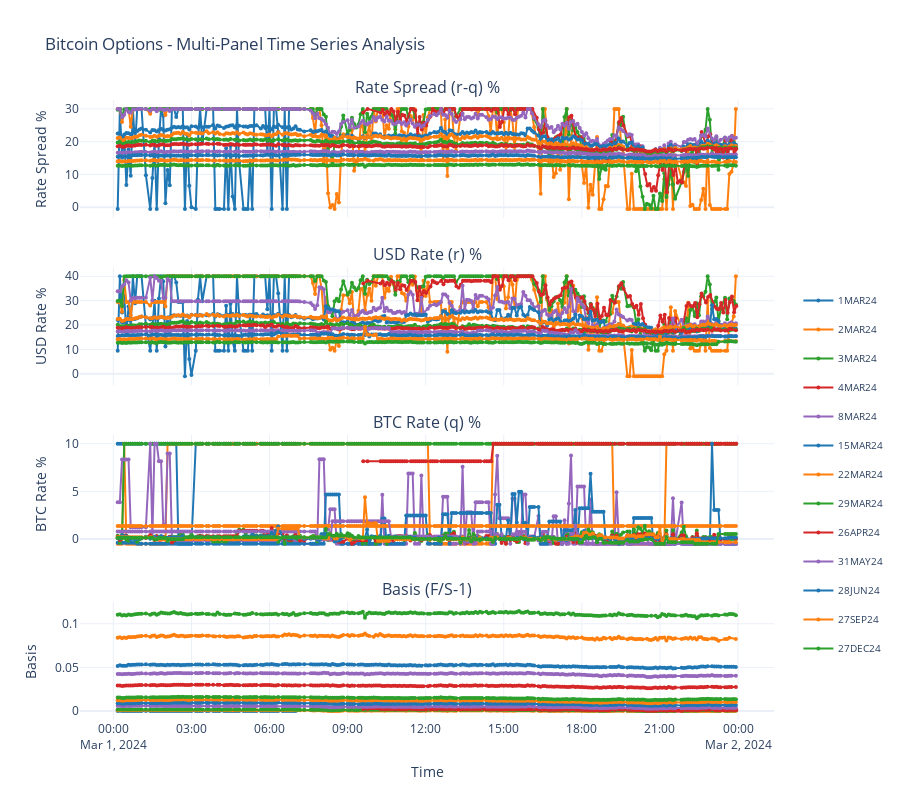

The cell this chart's notebook holds for it:
### Code cell
# Multi-panel visualization
# Plot rate spread, USD rate, BTC rate, and basis across time for each expiry

if not df_results.is_empty() and len(df_results) > 1:
    from plotly.subplots import make_subplots
    
    print("📊 MULTI-PANEL VISUALIZATION")
    
    # Create 4-panel subplot
    fig = make_subplots(
        rows=4, cols=1,
        subplot_titles=['Rate Spread (r-q) %', 'USD Rate (r) %', 'BTC Rate (q) %', 'Basis (F/S-1)'],
        vertical_spacing=0.08,
        shared_xaxes=True
    )
    
    colors = ['#1f77b4', '#ff7f0e', '#2ca02c', '#d62728', '#9467bd']
    
    # Plot data for each expiry
    for i, expiry in enumerate(symbol_manager.get_sorted_expiries()):
        expiry_data = df_results.filter(pl.col('expiry') == expiry).sort('timestamp')
        
        if not expiry_data.is_empty():
            color = colors[i % len(colors)]
            times = expiry_data['timestamp'].to_list()
            
            # Calculate basis (F/S - 1)
            basis_data = ((expiry_data['F'] / expiry_data['S']) - 1).to_list()
            
            # Panel data
            panels_data = [
                (expiry_data['rate_spread'] * 100).to_list(),  # Rate spread
                (expiry_data['r'] * 100).to_list(),            # USD rate
                (expiry_data['q'] * 100).to_list(),            # BTC rate  
                basis_data                                     # Basis (F/S-1)
            ]
            
            # Add traces for each panel
            for panel, data in enumerate(panels_data, 1):
                fig.add_trace(go.Scatter(
                    x=times,
                    y=data,
                    mode='lines+markers',
                    name=expiry,
                    line=dict(color=color, width=2),
                    marker=dict(size=4),
                    showlegend=(panel == 1),  # Show legend only for first panel
                    legendgroup=expiry        # Group traces by expiry
                ), row=panel, col=1)
    
    # Update layout
    fig.update_layout(
        title="Bitcoin Options - Multi-Panel Time Series Analysis",
        height=800,
        template='plotly_white',
        legend=dict(orientation="v", y=0.7, x=1.1, xanchor="center", font=dict(size=10))
    )
    
    # Update y-axis titles
    fig.update_yaxes(title_text="Rate Spread %", row=1, col=1)
    fig.update_yaxes(title_text="USD Rate %", row=2, col=1)
    fig.update_yaxes(title_text="BTC Rate %", row=3, col=1)
    fig.update_yaxes(title_text="Basis", row=4, col=1)
    fig.update_xaxes(title_text="Time", row=4, col=1)
    
    fig.show()
    print("✅ Visualization complete!")
    
else:
    print("📊 Insufficient data for visualization")

### Figure 1 — Plotly figure (JSON) as saved in the notebook; plotly's stock layout.template omitted (floating-point values rounded to 4 significant figures; data arrays with more than 128 entries replaced by an {"elided": "..."} marker saying what was removed)
{"data": [{"legendgroup": "1MAR24", "line": {"color": "#1f77b4", "width": 2}, "marker": {"size": 4}, "mode": "lines+markers", "name": "1MAR24", "showlegend": true, "type": "scatter", "x": ["2024-03-01T00:10:00", "2024-03-01T00:15:00", "2024-03-01T00:20:00", "2024-03-01T00:25:00", "2024-03-01T00:30:00", "2024-03-01T00:35:00", "2024-03-01T00:40:00", "2024-03-01T00:45:00", "2024-03-01T00:50:00", "2024-03-01T00:55:00", "2024-03-01T01:00:00", "2024-03-01T01:05:00", "2024-03-01T01:15:00", "2024-03-01T01:25:00", "2024-03-01T01:30:00", "2024-03-01T01:35:00", "2024-03-01T01:40:00", "2024-03-01T01:45:00", "2024-03-01T01:50:00", "2024-03-01T01:55:00", "2024-03-01T02:00:00", "2024-03-01T02:05:00", "2024-03-01T02:10:00", "2024-03-01T02:15:00", "2024-03-01T02:20:00", "2024-03-01T02:25:00", "2024-03-01T02:30:00", "2024-03-01T02:35:00", "2024-03-01T02:40:00", "2024-03-01T02:45:00", "2024-03-01T02:50:00", "2024-03-01T02:55:00", "2024-03-01T03:00:00", "2024-03-01T03:10:00", "2024-03-01T03:15:00", "2024-03-01T03:20:00", "2024-03-01T03:25:00", "2024-03-01T03:35:00", "2024-03-01T03:40:00", "2024-03-01T03:50:00", "2024-03-01T03:55:00", "2024-03-01T04:00:00", "2024-03-01T04:05:00", "2024-03-01T04:15:00", "2024-03-01T04:20:00", "2024-03-01T04:25:00", "2024-03-01T04:30:00", "2024-03-01T04:35:00", "2024-03-01T04:40:00", "2024-03-01T04:45:00", "2024-03-01T04:50:00", "2024-03-01T05:00:00", "2024-03-01T05:05:00", "2024-03-01T05:10:00", "2024-03-01T05:15:00", "2024-03-01T05:20:00", "2024-03-01T05:25:00", "2024-03-01T05:30:00", "2024-03-01T05:40:00", "2024-03-01T05:45:00", "2024-03-01T05:50:00", "2024-03-01T05:55:00", "2024-03-01T06:00:00", "2024-03-01T06:05:00", "2024-03-01T06:10:00", "2024-03-01T06:15:00", "2024-03-01T06:20:00", "2024-03-01T06:30:00", "2024-03-01T06:35:00", "2024-03-01T06:40:00", "2024-03-01T06:45:00", "2024-03-01T06:50:00", "2024-03-01T06:55:00", "2024-03-01T07:00:00"], "xaxis": "x", "y": [-0.5, 30.0, 15.12, 22.18, 6.786, 17.65, 9.574, 30.0, 18.91, 30.0, 30.0, 30.0, 9.796, -0.5, 8.924, 20.01, -0.5, 20.86, 30.0, 27.93, 1.239, 11.39, 6.691, 30.0, 30.0, 27.49, 30.0, 30.0, 30.0, -0.4975, 22.17, 6.549, 0.001551, -0.5, 20.49, 30.0, 19.73, 30.0, 30.0, 30.0, -0.4969, -0.4969, -0.5048, -0.5048, 17.96, -0.5, 18.79, 3.265, -0.5, 30.0, 13.68, -0.5, -0.5, -0.5, 14.26, -0.4998, 30.0, 30.0, 30.0, 29.99, 30.0, 16.45, 30.0, -0.5, 30.0, 30.0, 23.01, -0.4995, 30.0, -0.4997, 30.0, 30.0, 30.0, 30.0], "yaxis": "y"}, {"legendgroup": "1MAR24", "line": {"color": "#1f77b4", "width": 2}, "marker": {"size": 4}, "mode": "lines+markers", "name": "1MAR24", "showlegend": false, "type": "scatter", "x": ["2024-03-01T00:10:00", "2024-03-01T00:15:00", "2024-03-01T00:20:00", "2024-03-01T00:25:00", "2024-03-01T00:30:00", "2024-03-01T00:35:00", "2024-03-01T00:40:00", "2024-03-01T00:45:00", "2024-03-01T00:50:00", "2024-03-01T00:55:00", "2024-03-01T01:00:00", "2024-03-01T01:05:00", "2024-03-01T01:15:00", "2024-03-01T01:25:00", "2024-03-01T01:30:00", "2024-03-01T01:35:00", "2024-03-01T01:40:00", "2024-03-01T01:45:00", "2024-03-01T01:50:00", "2024-03-01T01:55:00", "2024-03-01T02:00:00", "2024-03-01T02:05:00", "2024-03-01T02:10:00", "2024-03-01T02:15:00", "2024-03-01T02:20:00", "2024-03-01T02:25:00", "2024-03-01T02:30:00", "2024-03-01T02:35:00", "2024-03-01T02:40:00", "2024-03-01T02:45:00", "2024-03-01T02:50:00", "2024-03-01T02:55:00", "2024-03-01T03:00:00", "2024-03-01T03:10:00", "2024-03-01T03:15:00", "2024-03-01T03:20:00", "2024-03-01T03:25:00", "2024-03-01T03:35:00", "2024-03-01T03:40:00", "2024-03-01T03:50:00", "2024-03-01T03:55:00", "2024-03-01T04:00:00", "2024-03-01T04:05:00", "2024-03-01T04:15:00", "2024-03-01T04:20:00", "2024-03-01T04:25:00", "2024-03-01T04:30:00", "2024-03-01T04:35:00", "2024-03-01T04:40:00", "2024-03-01T04:45:00", "2024-03-01T04:50:00", "2024-03-01T05:00:00", "2024-03-01T05:05:00", "2024-03-01T05:10:00", "2024-03-01T05:15:00", "2024-03-01T05:20:00", "2024-03-01T05:25:00", "2024-03-01T05:30:00", "2024-03-01T05:40:00", "2024-03-01T05:45:00", "2024-03-01T05:50:00", "2024-03-01T05:55:00", "2024-03-01T06:00:00", "2024-03-01T06:05:00", "2024-03-01T06:10:00", "2024-03-01T06:15:00", "2024-03-01T06:20:00", "2024-03-01T06:30:00", "2024-03-01T06:35:00", "2024-03-01T06:40:00", "2024-03-01T06:45:00", "2024-03-01T06:50:00", "2024-03-01T06:55:00", "2024-03-01T07:00:00"], "xaxis": "x2", "y": [9.495, 40.0, 25.12, 32.17, 16.79, 27.65, 19.57, 40.0, 28.91, 40.0, 40.0, 40.0, 19.8, 9.5, 18.92, 30.01, 9.499, 30.86, 40.0, 37.93, 11.24, 21.39, 16.69, 40.0, 40.0, 37.49, 29.5, 29.5, 29.5, -0.9975, 21.67, 6.05, -0.4973, 9.5, 30.49, 40.0, 29.73, 40.0, 40.0, 40.0, 9.503, 9.503, 9.495, 9.495, 27.96, 9.5, 28.79, 13.26, 9.5, 40.0, 23.68, 9.5, 9.5, 9.5, 24.26, 9.5, 40.0, 40.0, 40.0, 39.99, 40.0, 26.45, 40.0, 9.5, 40.0, 40.0, 33.01, 9.5, 40.0, 9.5, 40.0, 40.0, 40.0, 40.0], "yaxis": "y2"}, {"legendgroup": "1MAR24", "line": {"color": "#1f77b4", "width": 2}, "marker": {"size": 4}, "mode": "lines+markers", "name": "1MAR24", "showlegend": false, "type": "scatter", "x": ["2024-03-01T00:10:00", "2024-03-01T00:15:00", "2024-03-01T00:20:00", "2024-03-01T00:25:00", "2024-03-01T00:30:00", "2024-03-01T00:35:00", "2024-03-01T00:40:00", "2024-03-01T00:45:00", "2024-03-01T00:50:00", "2024-03-01T00:55:00", "2024-03-01T01:00:00", "2024-03-01T01:05:00", "2024-03-01T01:15:00", "2024-03-01T01:25:00", "2024-03-01T01:30:00", "2024-03-01T01:35:00", "2024-03-01T01:40:00", "2024-03-01T01:45:00", "2024-03-01T01:50:00", "2024-03-01T01:55:00", "2024-03-01T02:00:00", "2024-03-01T02:05:00", "2024-03-01T02:10:00", "2024-03-01T02:15:00", "2024-03-01T02:20:00", "2024-03-01T02:25:00", "2024-03-01T02:30:00", "2024-03-01T02:35:00", "2024-03-01T02:40:00", "2024-03-01T02:45:00", "2024-03-01T02:50:00", "2024-03-01T02:55:00", "2024-03-01T03:00:00", "2024-03-01T03:10:00", "2024-03-01T03:15:00", "2024-03-01T03:20:00", "2024-03-01T03:25:00", "2024-03-01T03:35:00", "2024-03-01T03:40:00", "2024-03-01T03:50:00", "2024-03-01T03:55:00", "2024-03-01T04:00:00", "2024-03-01T04:05:00", "2024-03-01T04:15:00", "2024-03-01T04:20:00", "2024-03-01T04:25:00", "2024-03-01T04:30:00", "2024-03-01T04:35:00", "2024-03-01T04:40:00", "2024-03-01T04:45:00", "2024-03-01T04:50:00", "2024-03-01T05:00:00", "2024-03-01T05:05:00", "2024-03-01T05:10:00", "2024-03-01T05:15:00", "2024-03-01T05:20:00", "2024-03-01T05:25:00", "2024-03-01T05:30:00", "2024-03-01T05:40:00", "2024-03-01T05:45:00", "2024-03-01T05:50:00", "2024-03-01T05:55:00", "2024-03-01T06:00:00", "2024-03-01T06:05:00", "2024-03-01T06:10:00", "2024-03-01T06:15:00", "2024-03-01T06:20:00", "2024-03-01T06:30:00", "2024-03-01T06:35:00", "2024-03-01T06:40:00", "2024-03-01T06:45:00", "2024-03-01T06:50:00", "2024-03-01T06:55:00", "2024-03-01T07:00:00"], "xaxis": "x3", "y": [9.995, 9.996, 9.995, 9.995, 10.0, 10.0, 10.0, 9.999, 9.999, 10.0, 10.0, 10.0, 10.0, 10.0, 10.0, 10.0, 9.999, 10.0, 10.0, 10.0, 10.0, 10.0, 10.0, 10.0, 10.0, 10.0, -0.5, -0.5, -0.5, -0.5, -0.4993, -0.4992, -0.4989, 10.0, 10.0, 10.0, 10.0, 10.0, 10.0, 10.0, 10.0, 10.0, 10.0, 10.0, 10.0, 10.0, 10.0, 10.0, 10.0, 10.0, 10.0, 10.0, 10.0, 10.0, 10.0, 10.0, 10.0, 10.0, 10.0, 10.0, 10.0, 10.0, 10.0, 10.0, 10.0, 10.0, 10.0, 10.0, 10.0, 10.0, 10.0, 10.0, 10.0, 10.0], "yaxis": "y3"}, {"legendgroup": "1MAR24", "line": {"color": "#1f77b4", "width": 2}, "marker": {"size": 4}, "mode": "lines+markers", "name": "1MAR24", "showlegend": false, "type": "scatter", "x": ["2024-03-01T00:10:00", "2024-03-01T00:15:00", "2024-03-01T00:20:00", "2024-03-01T00:25:00", "2024-03-01T00:30:00", "2024-03-01T00:35:00", "2024-03-01T00:40:00", "2024-03-01T00:45:00", "2024-03-01T00:50:00", "2024-03-01T00:55:00", "2024-03-01T01:00:00", "2024-03-01T01:05:00", "2024-03-01T01:15:00", "2024-03-01T01:25:00", "2024-03-01T01:30:00", "2024-03-01T01:35:00", "2024-03-01T01:40:00", "2024-03-01T01:45:00", "2024-03-01T01:50:00", "2024-03-01T01:55:00", "2024-03-01T02:00:00", "2024-03-01T02:05:00", "2024-03-01T02:10:00", "2024-03-01T02:15:00", "2024-03-01T02:20:00", "2024-03-01T02:25:00", "2024-03-01T02:30:00", "2024-03-01T02:35:00", "2024-03-01T02:40:00", "2024-03-01T02:45:00", "2024-03-01T02:50:00", "2024-03-01T02:55:00", "2024-03-01T03:00:00", "2024-03-01T03:10:00", "2024-03-01T03:15:00", "2024-03-01T03:20:00", "2024-03-01T03:25:00", "2024-03-01T03:35:00", "2024-03-01T03:40:00", "2024-03-01T03:50:00", "2024-03-01T03:55:00", "2024-03-01T04:00:00", "2024-03-01T04:05:00", "2024-03-01T04:15:00", "2024-03-01T04:20:00", "2024-03-01T04:25:00", "2024-03-01T04:30:00", "2024-03-01T04:35:00", "2024-03-01T04:40:00", "2024-03-01T04:45:00", "2024-03-01T04:50:00", "2024-03-01T05:00:00", "2024-03-01T05:05:00", "2024-03-01T05:10:00", "2024-03-01T05:15:00", "2024-03-01T05:20:00", "2024-03-01T05:25:00", "2024-03-01T05:30:00", "2024-03-01T05:40:00", "2024-03-01T05:45:00", "2024-03-01T05:50:00", "2024-03-01T05:55:00", "2024-03-01T06:00:00", "2024-03-01T06:05:00", "2024-03-01T06:10:00", "2024-03-01T06:15:00", "2024-03-01T06:20:00", "2024-03-01T06:30:00", "2024-03-01T06:35:00", "2024-03-01T06:40:00", "2024-03-01T06:45:00", "2024-03-01T06:50:00", "2024-03-01T06:55:00", "2024-03-01T07:00:00"], "xaxis": "x4", "y": [-4.467e-06, 0.0002655, 0.0001324, 0.000192, 5.81e-05, 0.0001494, 8.016e-05, 0.0002483, 0.0001548, 0.0002426, 0.0002398, 0.0002369, 7.548e-05, -3.753e-06, 6.622e-05, 0.0001466, -3.616e-06, 0.0001488, 0.0002112, 0.000194, 8.492e-06, 7.693e-05, 4.456e-05, 0.0001969, 0.0001941, 0.0001753, 0.0001884, 0.0001855, 0.0001827, -2.981e-06, 0.0001307, 3.8e-05, 1.639e-08, -2.752e-06, 0.0001111, 0.0001598, 0.0001032, 0.0001513, 0.0001484, 0.0001427, -2.321e-06, -2.274e-06, -2.257e-06, -2.157e-06, 7.517e-05, -2.038e-06, 7.508e-05, 1.274e-05, -1.905e-06, 0.0001113, 4.946e-05, -1.706e-06, -1.658e-06, -1.61e-06, 4.475e-05, -1.528e-06, 8.848e-05, 8.562e-05, 7.991e-05, 7.704e-05, 7.42e-05, 3.912e-05, 6.849e-05, -1.093e-06, 6.279e-05, 5.994e-05, 4.378e-05, -8.593e-07, 4.852e-05, -7.632e-07, 4.281e-05, 3.996e-05, 3.71e-05, 3.425e-05], "yaxis": "y4"}, {"legendgroup": "2MAR24", "line": {"color": "#ff7f0e", "width": 2}, "marker": {"size": 4}, "mode": "lines+markers", "name": "2MAR24", "showlegend": true, "type": "scatter", "x": {"elided": "265 str values"}, "xaxis": "x", "y": {"elided": "265 float values"}, "yaxis": "y"}, {"legendgroup": "2MAR24", "line": {"color": "#ff7f0e", "width": 2}, "marker": {"size": 4}, "mode": "lines+markers", "name": "2MAR24", "showlegend": false, "type": "scatter", "x": {"elided": "265 str values"}, "xaxis": "x2", "y": {"elided": "265 float values"}, "yaxis": "y2"}, {"legendgroup": "2MAR24", "line": {"color": "#ff7f0e", "width": 2}, "marker": {"size": 4}, "mode": "lines+markers", "name": "2MAR24", "showlegend": false, "type": "scatter", "x": {"elided": "265 str values"}, "xaxis": "x3", "y": {"elided": "265 float values"}, "yaxis": "y3"}, {"legendgroup": "2MAR24", "line": {"color": "#ff7f0e", "width": 2}, "marker": {"size": 4}, "mode": "lines+markers", "name": "2MAR24", "showlegend": false, "type": "scatter", "x": {"elided": "265 str values"}, "xaxis": "x4", "y": {"elided": "265 float values"}, "yaxis": "y4"}, {"legendgroup": "3MAR24", "line": {"color": "#2ca02c", "width": 2}, "marker": {"size": 4}, "mode": "lines+markers", "name": "3MAR24", "showlegend": true, "type": "scatter", "x": {"elided": "264 str values"}, "xaxis": "x", "y": {"elided": "264 float values"}, "yaxis": "y"}, {"legendgroup": "3MAR24", "line": {"color": "#2ca02c", "width": 2}, "marker": {"size": 4}, "mode": "lines+markers", "name": "3MAR24", "showlegend": false, "type": "scatter", "x": {"elided": "264 str values"}, "xaxis": "x2", "y": {"elided": "264 float values"}, "yaxis": "y2"}, {"legendgroup": "3MAR24", "line": {"color": "#2ca02c", "width": 2}, "marker": {"size": 4}, "mode": "lines+markers", "name": "3MAR24", "showlegend": false, "type": "scatter", "x": {"elided": "264 str values"}, "xaxis": "x3", "y": {"elided": "264 float values"}, "yaxis": "y3"}, {"legendgroup": "3MAR24", "line": {"color": "#2ca02c", "width": 2}, "marker": {"size": 4}, "mode": "lines+markers", "name": "3MAR24", "showlegend": false, "type": "scatter", "x": {"elided": "264 str values"}, "xaxis": "x4", "y": {"elided": "264 float values"}, "yaxis": "y4"}, {"legendgroup": "4MAR24", "line": {"color": "#d62728", "width": 2}, "marker": {"size": 4}, "mode": "lines+markers", "name": "4MAR24", "showlegend": true, "type": "scatter", "x": {"elided": "155 str values"}, "xaxis": "x", "y": {"elided": "155 float values"}, "yaxis": "y"}, {"legendgroup": "4MAR24", "line": {"color": "#d62728", "width": 2}, "marker": {"size": 4}, "mode": "lines+markers", "name": "4MAR24", "showlegend": false, "type": "scatter", "x": {"elided": "155 str values"}, "xaxis": "x2", "y": {"elided": "155 float values"}, "yaxis": "y2"}, {"legendgroup": "4MAR24", "line": {"color": "#d62728", "width": 2}, "marker": {"size": 4}, "mode": "lines+markers", "name": "4MAR24", "showlegend": false, "type": "scatter", "x": {"elided": "155 str values"}, "xaxis": "x3", "y": {"elided": "155 float values"}, "yaxis": "y3"}, {"legendgroup": "4MAR24", "line": {"color": "#d62728", "width": 2}, "marker": {"size": 4}, "mode": "lines+markers", "name": "4MAR24", "showlegend": false, "type": "scatter", "x": {"elided": "155 str values"}, "xaxis": "x4", "y": {"elided": "155 float values"}, "yaxis": "y4"}, {"legendgroup": "8MAR24", "line": {"color": "#9467bd", "width": 2}, "marker": {"size": 4}, "mode": "lines+markers", "name": "8MAR24", "showlegend": true, "type": "scatter", "x": {"elided": "260 str values"}, "xaxis": "x", "y": {"elided": "260 float values"}, "yaxis": "y"}, {"legendgroup": "8MAR24", "line": {"color": "#9467bd", "width": 2}, "marker": {"size": 4}, "mode": "lines+markers", "name": "8MAR24", "showlegend": false, "type": "scatter", "x": {"elided": "260 str values"}, "xaxis": "x2", "y": {"elided": "260 float values"}, "yaxis": "y2"}, {"legendgroup": "8MAR24", "line": {"color": "#9467bd", "width": 2}, "marker": {"size": 4}, "mode": "lines+markers", "name": "8MAR24", "showlegend": false, "type": "scatter", "x": {"elided": "260 str values"}, "xaxis": "x3", "y": {"elided": "260 float values"}, "yaxis": "y3"}, {"legendgroup": "8MAR24", "line": {"color": "#9467bd", "width": 2}, "marker": {"size": 4}, "mode": "lines+markers", "name": "8MAR24", "showlegend": false, "type": "scatter", "x": {"elided": "260 str values"}, "xaxis": "x4", "y": {"elided": "260 float values"}, "yaxis": "y4"}, {"legendgroup": "15MAR24", "line": {"color": "#1f77b4", "width": 2}, "marker": {"size": 4}, "mode": "lines+markers", "name": "15MAR24", "showlegend": true, "type": "scatter", "x": {"elided": "264 str values"}, "xaxis": "x", "y": {"elided": "264 float values"}, "yaxis": "y"}, {"legendgroup": "15MAR24", "line": {"color": "#1f77b4", "width": 2}, "marker": {"size": 4}, "mode": "lines+markers", "name": "15MAR24", "showlegend": false, "type": "scatter", "x": {"elided": "264 str values"}, "xaxis": "x2", "y": {"elided": "264 float values"}, "yaxis": "y2"}, {"legendgroup": "15MAR24", "line": {"color": "#1f77b4", "width": 2}, "marker": {"size": 4}, "mode": "lines+markers", "name": "15MAR24", "showlegend": false, "type": "scatter", "x": {"elided": "264 str values"}, "xaxis": "x3", "y": {"elided": "264 float values"}, "yaxis": "y3"}, {"legendgroup": "15MAR24", "line": {"color": "#1f77b4", "width": 2}, "marker": {"size": 4}, "mode": "lines+markers", "name": "15MAR24", "showlegend": false, "type": "scatter", "x": {"elided": "264 str values"}, "xaxis": "x4", "y": {"elided": "264 float values"}, "yaxis": "y4"}, {"legendgroup": "22MAR24", "line": {"color": "#ff7f0e", "width": 2}, "marker": {"size": 4}, "mode": "lines+markers", "name": "22MAR24", "showlegend": true, "type": "scatter", "x": {"elided": "265 str values"}, "xaxis": "x", "y": {"elided": "265 float values"}, "yaxis": "y"}, {"legendgroup": "22MAR24", "line": {"color": "#ff7f0e", "width": 2}, "marker": {"size": 4}, "mode": "lines+markers", "name": "22MAR24", "showlegend": false, "type": "scatter", "x": {"elided": "265 str values"}, "xaxis": "x2", "y": {"elided": "265 float values"}, "yaxis": "y2"}, {"legendgroup": "22MAR24", "line": {"color": "#ff7f0e", "width": 2}, "marker": {"size": 4}, "mode": "lines+markers", "name": "22MAR24", "showlegend": false, "type": "scatter", "x": {"elided": "265 str values"}, "xaxis": "x3", "y": {"elided": "265 float values"}, "yaxis": "y3"}, {"legendgroup": "22MAR24", "line": {"color": "#ff7f0e", "width": 2}, "marker": {"size": 4}, "mode": "lines+markers", "name": "22MAR24", "showlegend": false, "type": "scatter", "x": {"elided": "265 str values"}, "xaxis": "x4", "y": {"elided": "265 float values"}, "yaxis": "y4"}, {"legendgroup": "29MAR24", "line": {"color": "#2ca02c", "width": 2}, "marker": {"size": 4}, "mode": "lines+markers", "name": "29MAR24", "showlegend": true, "type": "scatter", "x": {"elided": "261 str values"}, "xaxis": "x", "y": {"elided": "261 float values"}, "yaxis": "y"}, {"legendgroup": "29MAR24", "line": {"color": "#2ca02c", "width": 2}, "marker": {"size": 4}, "mode": "lines+markers", "name": "29MAR24", "showlegend": false, "type": "scatter", "x": {"elided": "261 str values"}, "xaxis": "x2", "y": {"elided": "261 float values"}, "yaxis": "y2"}, {"legendgroup": "29MAR24", "line": {"color": "#2ca02c", "width": 2}, "marker": {"size": 4}, "mode": "lines+markers", "name": "29MAR24", "showlegend": false, "type": "scatter", "x": {"elided": "261 str values"}, "xaxis": "x3", "y": {"elided": "261 float values"}, "yaxis": "y3"}, {"legendgroup": "29MAR24", "line": {"color": "#2ca02c", "width": 2}, "marker": {"size": 4}, "mode": "lines+markers", "name": "29MAR24", "showlegend": false, "type": "scatter", "x": {"elided": "261 str values"}, "xaxis": "x4", "y": {"elided": "261 float values"}, "yaxis": "y4"}, {"legendgroup": "26APR24", "line": {"color": "#d62728", "width": 2}, "marker": {"size": 4}, "mode": "lines+markers", "name": "26APR24", "showlegend": true, "type": "scatter", "x": {"elided": "260 str values"}, "xaxis": "x", "y": {"elided": "260 float values"}, "yaxis": "y"}, {"legendgroup": "26APR24", "line": {"color": "#d62728", "width": 2}, "marker": {"size": 4}, "mode": "lines+markers", "name": "26APR24", "showlegend": false, "type": "scatter", "x": {"elided": "260 str values"}, "xaxis": "x2", "y": {"elided": "260 float values"}, "yaxis": "y2"}, {"legendgroup": "26APR24", "line": {"color": "#d62728", "width": 2}, "marker": {"size": 4}, "mode": "lines+markers", "name": "26APR24", "showlegend": false, "type": "scatter", "x": {"elided": "260 str values"}, "xaxis": "x3", "y": {"elided": "260 float values"}, "yaxis": "y3"}, {"legendgroup": "26APR24", "line": {"color": "#d62728", "width": 2}, "marker": {"size": 4}, "mode": "lines+markers", "name": "26APR24", "showlegend": false, "type": "scatter", "x": {"elided": "260 str values"}, "xaxis": "x4", "y": {"elided": "260 float values"}, "yaxis": "y4"}, {"legendgroup": "31MAY24", "line": {"color": "#9467bd", "width": 2}, "marker": {"size": 4}, "mode": "lines+markers", "name": "31MAY24", "showlegend": true, "type": "scatter", "x": {"elided": "263 str values"}, "xaxis": "x", "y": {"elided": "263 float values"}, "yaxis": "y"}, {"legendgroup": "31MAY24", "line": {"color": "#9467bd", "width": 2}, "marker": {"size": 4}, "mode": "lines+markers", "name": "31MAY24", "showlegend": false, "type": "scatter", "x": {"elided": "263 str values"}, "xaxis": "x2", "y": {"elided": "263 float values"}, "yaxis": "y2"}, {"legendgroup": "31MAY24", "line": {"color": "#9467bd", "width": 2}, "marker": {"size": 4}, "mode": "lines+markers", "name": "31MAY24", "showlegend": false, "type": "scatter", "x": {"elided": "263 str values"}, "xaxis": "x3", "y": {"elided": "263 float values"}, "yaxis": "y3"}, {"legendgroup": "31MAY24", "line": {"color": "#9467bd", "width": 2}, "marker": {"size": 4}, "mode": "lines+markers", "name": "31MAY24", "showlegend": false, "type": "scatter", "x": {"elided": "263 str values"}, "xaxis": "x4", "y": {"elided": "263 float values"}, "yaxis": "y4"}, {"legendgroup": "28JUN24", "line": {"color": "#1f77b4", "width": 2}, "marker": {"size": 4}, "mode": "lines+markers", "name": "28JUN24", "showlegend": true, "type": "scatter", "x": {"elided": "261 str values"}, "xaxis": "x", "y": {"elided": "261 float values"}, "yaxis": "y"}, {"legendgroup": "28JUN24", "line": {"color": "#1f77b4", "width": 2}, "marker": {"size": 4}, "mode": "lines+markers", "name": "28JUN24", "showlegend": false, "type": "scatter", "x": {"elided": "261 str values"}, "xaxis": "x2", "y": {"elided": "261 float values"}, "yaxis": "y2"}, {"legendgroup": "28JUN24", "line": {"color": "#1f77b4", "width": 2}, "marker": {"size": 4}, "mode": "lines+markers", "name": "28JUN24", "showlegend": false, "type": "scatter", "x": {"elided": "261 str values"}, "xaxis": "x3", "y": {"elided": "261 float values"}, "yaxis": "y3"}, {"legendgroup": "28JUN24", "line": {"color": "#1f77b4", "width": 2}, "marker": {"size": 4}, "mode": "lines+markers", "name": "28JUN24", "showlegend": false, "type": "scatter", "x": {"elided": "261 str values"}, "xaxis": "x4", "y": {"elided": "261 float values"}, "yaxis": "y4"}, {"legendgroup": "27SEP24", "line": {"color": "#ff7f0e", "width": 2}, "marker": {"size": 4}, "mode": "lines+markers", "name": "27SEP24", "showlegend": true, "type": "scatter", "x": {"elided": "254 str values"}, "xaxis": "x", "y": {"elided": "254 float values"}, "yaxis": "y"}, {"legendgroup": "27SEP24", "line": {"color": "#ff7f0e", "width": 2}, "marker": {"size": 4}, "mode": "lines+markers", "name": "27SEP24", "showlegend": false, "type": "scatter", "x": {"elided": "254 str values"}, "xaxis": "x2", "y": {"elided": "254 float values"}, "yaxis": "y2"}, {"legendgroup": "27SEP24", "line": {"color": "#ff7f0e", "width": 2}, "marker": {"size": 4}, "mode": "lines+markers", "name": "27SEP24", "showlegend": false, "type": "scatter", "x": {"elided": "254 str values"}, "xaxis": "x3", "y": {"elided": "254 float values"}, "yaxis": "y3"}, {"legendgroup": "27SEP24", "line": {"color": "#ff7f0e", "width": 2}, "marker": {"size": 4}, "mode": "lines+markers", "name": "27SEP24", "showlegend": false, "type": "scatter", "x": {"elided": "254 str values"}, "xaxis": "x4", "y": {"elided": "254 float values"}, "yaxis": "y4"}, {"legendgroup": "27DEC24", "line": {"color": "#2ca02c", "width": 2}, "marker": {"size": 4}, "mode": "lines+markers", "name": "27DEC24", "showlegend": true, "type": "scatter", "x": {"elided": "254 str values"}, "xaxis": "x", "y": {"elided": "254 float values"}, "yaxis": "y"}, {"legendgroup": "27DEC24", "line": {"color": "#2ca02c", "width": 2}, "marker": {"size": 4}, "mode": "lines+markers", "name": "27DEC24", "showlegend": false, "type": "scatter", "x": {"elided": "254 str values"}, "xaxis": "x2", "y": {"elided": "254 float values"}, "yaxis": "y2"}, {"legendgroup": "27DEC24", "line": {"color": "#2ca02c", "width": 2}, "marker": {"size": 4}, "mode": "lines+markers", "name": "27DEC24", "showlegend": false, "type": "scatter", "x": {"elided": "254 str values"}, "xaxis": "x3", "y": {"elided": "254 float values"}, "yaxis": "y3"}, {"legendgroup": "27DEC24", "line": {"color": "#2ca02c", "width": 2}, "marker": {"size": 4}, "mode": "lines+markers", "name": "27DEC24", "showlegend": false, "type": "scatter", "x": {"elided": "254 str values"}, "xaxis": "x4", "y": {"elided": "254 float values"}, "yaxis": "y4"}], "layout": {"annotations": [{"font": {"size": 16}, "showarrow": false, "text": "Rate Spread (r-q) %", "x": 0.5, "xanchor": "center", "xref": "paper", "y": 1, "yanchor": "bottom", "yref": "paper"}, {"font": {"size": 16}, "showarrow": false, "text": "USD Rate (r) %", "x": 0.5, "xanchor": "center", "xref": "paper", "y": 0.73, "yanchor": "bottom", "yref": "paper"}, {"font": {"size": 16}, "showarrow": false, "text": "BTC Rate (q) %", "x": 0.5, "xanchor": "center", "xref": "paper", "y": 0.46, "yanchor": "bottom", "yref": "paper"}, {"font": {"size": 16}, "showarrow": false, "text": "Basis (F/S-1)", "x": 0.5, "xanchor": "center", "xref": "paper", "y": 0.19, "yanchor": "bottom", "yref": "paper"}], "height": 800, "legend": {"font": {"size": 10}, "orientation": "v", "x": 1.1, "xanchor": "center", "y": 0.7}, "title": {"text": "Bitcoin Options - Multi-Panel Time Series Analysis"}, "xaxis": {"anchor": "y", "domain": [0, 1], "matches": "x4", "showticklabels": false}, "xaxis2": {"anchor": "y2", "domain": [0, 1], "matches": "x4", "showticklabels": false}, "xaxis3": {"anchor": "y3", "domain": [0, 1], "matches": "x4", "showticklabels": false}, "xaxis4": {"anchor": "y4", "domain": [0, 1], "title": {"text": "Time"}}, "yaxis": {"anchor": "x", "domain": [0.81, 1], "title": {"text": "Rate Spread %"}}, "yaxis2": {"anchor": "x2", "domain": [0.54, 0.73], "title": {"text": "USD Rate %"}}, "yaxis3": {"anchor": "x3", "domain": [0.27, 0.46], "title": {"text": "BTC Rate %"}}, "yaxis4": {"anchor": "x4", "domain": [0, 0.19], "title": {"text": "Basis"}}}}
